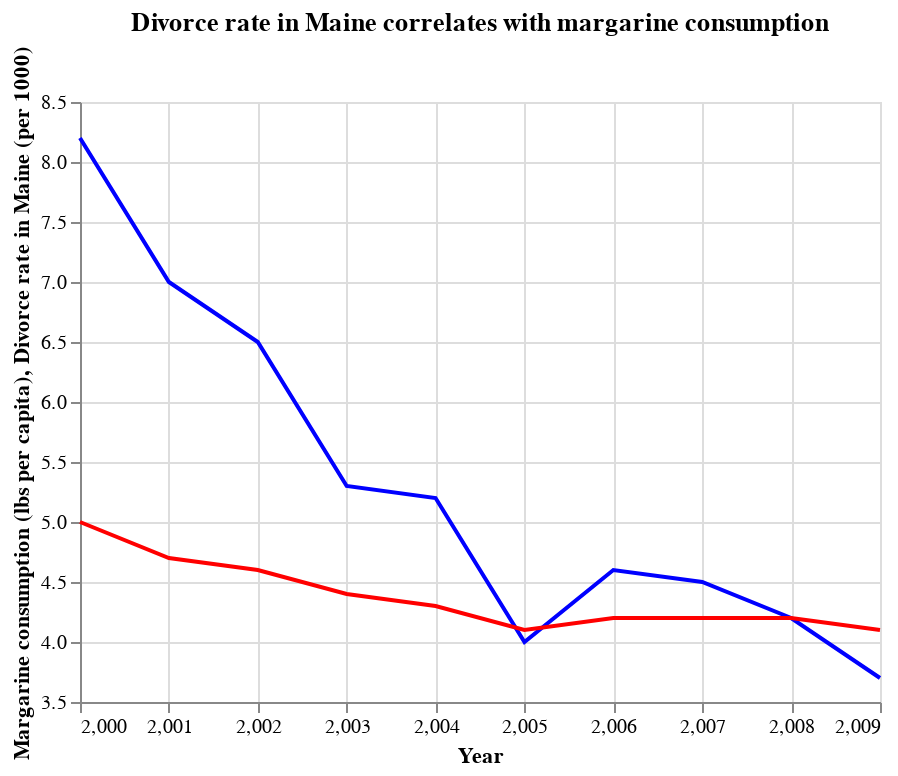

Here is the notebook cell this chart was saved with:
### Code cell
import altair as alt
import pandas as pd

should_have_bought_butter = pd.DataFrame(
    {
        "margarine_consumption": [8.2, 7, 6.5, 5.3, 5.2, 4, 4.6, 4.5, 4.2, 3.7],
        "maine_divorce_rate": [5, 4.7, 4.6, 4.4, 4.3, 4.1, 4.2, 4.2, 4.2, 4.1],
        "year": [2000, 2001, 2002, 2003, 2004, 2005, 2006, 2007, 2008, 2009]
    }
)

marg_vs_time = (
    alt.Chart(
        should_have_bought_butter,
        title="Divorce rate in Maine correlates with margarine consumption",
    )
    .mark_line(color="blue")
    .encode(
        x=alt.X("year", title="Year"),
        y=alt.Y(
            "margarine_consumption", title="Margarine consumption (lbs per capita)", scale=alt.Scale(zero=False)
        ),
    )
)

divorce_rate_vs_time = (
    alt.Chart(
        should_have_bought_butter,
        title="Divorce rate in Maine correlates with margarine consumption",
    )
    .mark_line(color="red")
    .encode(
        x=alt.X("year", title="Year"),
        y=alt.Y(
            "maine_divorce_rate", title="Divorce rate in Maine (per 1000)", scale=alt.Scale(zero=False)
        ),
    )
)

marg_vs_time + divorce_rate_vs_time

### Figure 1 — Vega-Lite specification as saved in the notebook (floating-point values rounded to 4 significant figures)
{"config": {"view": {"continuousWidth": 400, "continuousHeight": 300}}, "layer": [{"mark": {"type": "line", "color": "blue"}, "encoding": {"x": {"field": "year", "title": "Year", "type": "quantitative"}, "y": {"field": "margarine_consumption", "scale": {"zero": false}, "title": "Margarine consumption (lbs per capita)", "type": "quantitative"}}, "title": "Divorce rate in Maine correlates with margarine consumption"}, {"mark": {"type": "line", "color": "red"}, "encoding": {"x": {"field": "year", "title": "Year", "type": "quantitative"}, "y": {"field": "maine_divorce_rate", "scale": {"zero": false}, "title": "Divorce rate in Maine (per 1000)", "type": "quantitative"}}, "title": "Divorce rate in Maine correlates with margarine consumption"}], "data": {"name": "data-de09336ee52942bca3822a378ff98ae1"}, "$schema": "https://vega.github.io/schema/vega-lite/v4.17.0.json", "datasets": {"data-de09336ee52942bca3822a378ff98ae1": [{"margarine_consumption": 8.2, "maine_divorce_rate": 5.0, "year": 2000}, {"margarine_consumption": 7.0, "maine_divorce_rate": 4.7, "year": 2001}, {"margarine_consumption": 6.5, "maine_divorce_rate": 4.6, "year": 2002}, {"margarine_consumption": 5.3, "maine_divorce_rate": 4.4, "year": 2003}, {"margarine_consumption": 5.2, "maine_divorce_rate": 4.3, "year": 2004}, {"margarine_consumption": 4.0, "maine_divorce_rate": 4.1, "year": 2005}, {"margarine_consumption": 4.6, "maine_divorce_rate": 4.2, "year": 2006}, {"margarine_consumption": 4.5, "maine_divorce_rate": 4.2, "year": 2007}, {"margarine_consumption": 4.2, "maine_divorce_rate": 4.2, "year": 2008}, {"margarine_consumption": 3.7, "maine_divorce_rate": 4.1, "year": 2009}]}}
